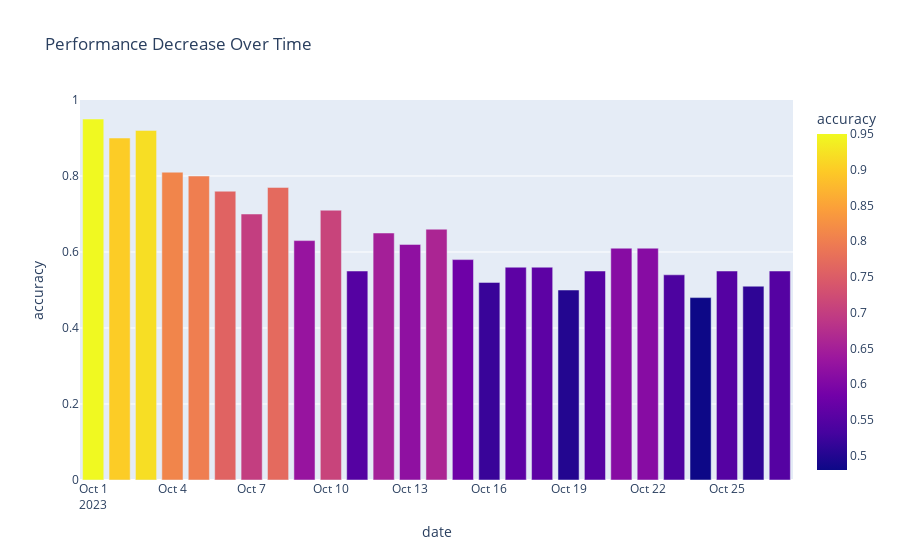

The cell this chart's notebook holds for it:
### Markdown cell above
In this case, the model's performance drops as time progresses, as shown by the bar graph that plots accuracy over time with the noisy test data.

### Code cell
y_pred_noise = clf.predict(X_test_noise)

print(f"Accuracy score: {accuracy_score(y_test, y_pred_noise):.2f}")

df_pred_noise = pd.DataFrame({"y_true": y_test, "y_pred": y_pred_noise, "date": date_test})
accuracy_by_date_noise = df_pred_noise.groupby("date").apply(lambda x: accuracy_score(x["y_true"], x["y_pred"]))
accuracy_by_date_noise = accuracy_by_date_noise.reset_index()
accuracy_by_date_noise.columns = ["date", "accuracy"]
accuracy_by_date_noise

px.bar(accuracy_by_date_noise, x="date", y="accuracy", color="accuracy", title="Performance Decrease Over Time")

### Figure 1 — Plotly figure (JSON) as saved in the notebook; plotly's stock layout.template omitted (floating-point values rounded to 4 significant figures)
{"data": [{"alignmentgroup": "True", "hovertemplate": "date=%{x}<br>accuracy=%{marker.color}<extra></extra>", "legendgroup": "", "marker": {"color": [0.95, 0.9, 0.92, 0.81, 0.8, 0.76, 0.7, 0.77, 0.63, 0.71, 0.55, 0.65, 0.62, 0.66, 0.58, 0.52, 0.56, 0.56, 0.5, 0.55, 0.61, 0.61, 0.54, 0.48, 0.55, 0.51, 0.55], "coloraxis": "coloraxis", "pattern": {"shape": ""}}, "name": "", "offsetgroup": "", "orientation": "v", "showlegend": false, "textposition": "auto", "type": "bar", "x": ["2023-10-01T00:00:00", "2023-10-02T00:00:00", "2023-10-03T00:00:00", "2023-10-04T00:00:00", "2023-10-05T00:00:00", "2023-10-06T00:00:00", "2023-10-07T00:00:00", "2023-10-08T00:00:00", "2023-10-09T00:00:00", "2023-10-10T00:00:00", "2023-10-11T00:00:00", "2023-10-12T00:00:00", "2023-10-13T00:00:00", "2023-10-14T00:00:00", "2023-10-15T00:00:00", "2023-10-16T00:00:00", "2023-10-17T00:00:00", "2023-10-18T00:00:00", "2023-10-19T00:00:00", "2023-10-20T00:00:00", "2023-10-21T00:00:00", "2023-10-22T00:00:00", "2023-10-23T00:00:00", "2023-10-24T00:00:00", "2023-10-25T00:00:00", "2023-10-26T00:00:00", "2023-10-27T00:00:00"], "xaxis": "x", "y": [0.95, 0.9, 0.92, 0.81, 0.8, 0.76, 0.7, 0.77, 0.63, 0.71, 0.55, 0.65, 0.62, 0.66, 0.58, 0.52, 0.56, 0.56, 0.5, 0.55, 0.61, 0.61, 0.54, 0.48, 0.55, 0.51, 0.55], "yaxis": "y"}], "layout": {"barmode": "relative", "coloraxis": {"colorbar": {"title": {"text": "accuracy"}}, "colorscale": [[0, "#0d0887"], [0.1111, "#46039f"], [0.2222, "#7201a8"], [0.3333, "#9c179e"], [0.4444, "#bd3786"], [0.5556, "#d8576b"], [0.6667, "#ed7953"], [0.7778, "#fb9f3a"], [0.8889, "#fdca26"], [1, "#f0f921"]]}, "legend": {"tracegroupgap": 0}, "title": {"text": "Performance Decrease Over Time"}, "xaxis": {"anchor": "y", "domain": [0, 1], "title": {"text": "date"}}, "yaxis": {"anchor": "x", "domain": [0, 1], "title": {"text": "accuracy"}}}}
